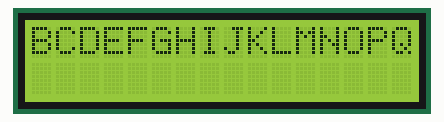
Bench run of a sketch on a simulated Arduino Uno, built with avr-gcc and run on an emulated ATmega328P. Parts: 16×2 character LCD.

Above: at 0.3 s.
At 2.3 s:
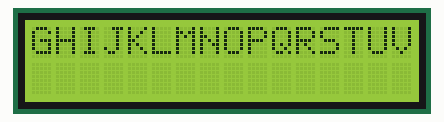
At 4.31 s:
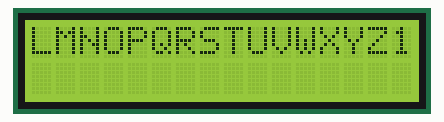
At 8.72 s:
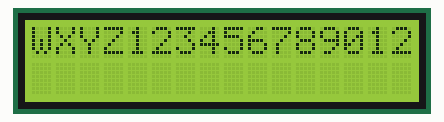
At 12.73 s:
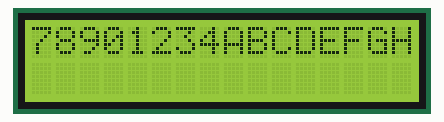
At 17.14 s:
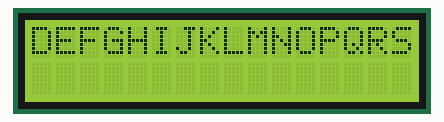

The sketch:

ex019.ino
```cpp
#include <Wire.h> //I2C와 통신하기 위한 라이브러리
#include <LiquidCrystal_I2C.h> //lcd 외부 라이브러리

// Set the LCD address to 0x27 for a 16 chars and 2 line display
LiquidCrystal_I2C lcd(0x27, 16, 2);

void setup() {
  lcd.begin(); //lcd 초기화

  lcd.backlight(); //백라이트 켜기
  lcd.print("ABCDEFGHIJKLMNOPQRSTUVWXYZ12345678901234"); //40개
}

void loop() {
  lcd.scrollDisplayLeft(); //왼쪽으로 스크롤
  delay(400);
}
```

Measured:
- by itself, everything shown: repeats every 16.0 s, in 40 steps
- what the display in image 1 shows lasts 0.4 s, from 2.1 s to 2.5 s
